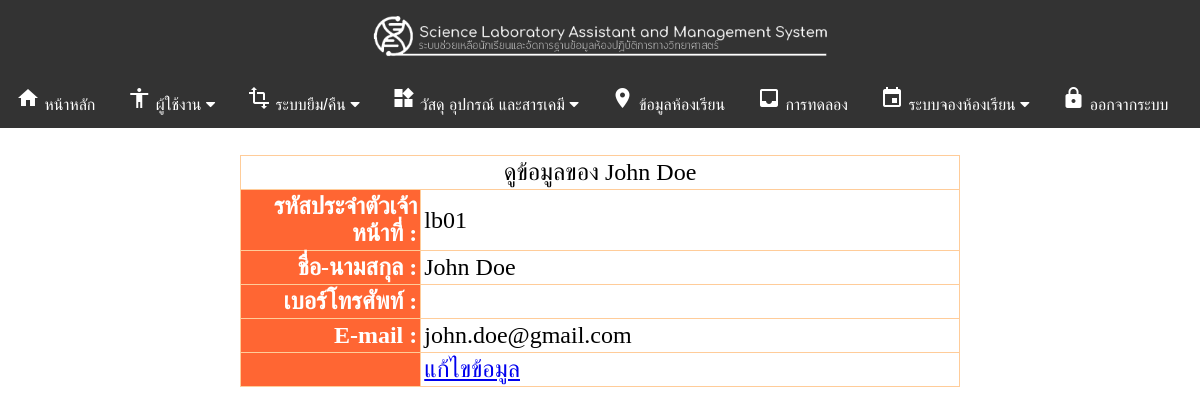
Screenshot of /lab/admin/add_officer.php?id=lb01&act=view (signed in) with the database file from the repository.
### tables this page shows
CREATE TABLE `labboy` (
  `lb_id` varchar(6) NOT NULL,
  `lb_pass` varchar(20) DEFAULT NULL,
  `lb_name` varchar(50) NOT NULL,
  `lb_mobile` varchar(10) DEFAULT NULL,
  `lb_email` varchar(60) DEFAULT NULL,
  `lb_path` text
);

### lab/admin/add_officer.php (the view, shortened to what this page needs)
<? include "../conn_db.php";
include "header.php";
$sql1="SELECT * FROM labboy WHERE lb_id = '$_GET[id]'";
$query1=mysql_query($sql1);
$data=mysql_fetch_assoc($query1);
$id=$_GET[id];
?>
<?
if ($_GET[act]=="edit") {
	if ($_POST['submit']) {
	if ($_POST[pass1]==$data[lb_pass]) {
		$sql="UPDATE labboy SET \n";
		$sql.="lb_id = '$_POST[lb_id]' ,";
		$sql.="lb_pass = '$_POST[pass2]' ,";
		$sql.="lb_name = '$_POST[lb_name]' ,";
		$sql.="lb_mobile = '$_POST[lb_mobile]' ,";
		$sql.="lb_email = '$_POST[lb_email]' ";
		$sql.="WHERE lb_id='$_GET[id]' ";
		$query=mysql_query($sql);
	}else{
	?> <script>alert ("Wrong Password");</script>
	<?
	}
	}
	?>
	<br>
	<form name="form_insert" id="form_insert" action="" method="post" enctype="multipart/form-data">
<table align="center" width="60%" border="0" cellpadding="3" cellspacing="1" class="form_table">
<tr>
	<td colspan="2" align="center">
    แก้ไขข้อมูลเจ้าหน้าที่และครูผู้สอน
    </td>
</tr>
<tr align="left">
	<th width="25%" align="right">รหัสประจำตัวเจ้าหน้าที่ :</th>
	<td ><input name="lb_id" type="text" required class="input" value="<?=$data[lb_id]?>" id="lb_id" style="width:200px;"></td>
</tr>
<tr>
	<th align="right">ชื่อ-นามสกุล :</th>
	<td align="left"><input name="lb_name" type="text" required class="input" value="<?=$data[lb_name]?>" id="lb_name" style="width:350px;" ></td>
</tr>
<tr>
	<th align="right">เบอร์โทรศัพท์ :</th>
	<td align="left"><input name="lb_mobile" type="text" required class="input" id="lb_mobile" style="width:200px;" value= <?=$data[lb_mobile]?>></td>
</tr>
<tr>
	<th align="right">E-mail :</th>
	<td align="left"><input name="lb_email" type="text" required class="input" id="lb_email" style="width:300px;" value="<?=$data[lb_email]?>"></td>
</tr>
<tr>
	<th align="right"> Password เดิม :</th>
	<td align="left"><input name="pass1" type="password" required class="input" id="pass1" style="width:200px;" value="<?=$data[lb_pass]?>"></td>
</tr>
<tr>
	<th align="right" valign="top">Password ใหม่:</th>
	<td align="left"><input name="pass2" type="password" required class="input" id="pass2" style="width:200px;" ></td>
</tr>
<tr>
	<th>&nbsp;</th>
	<td><input name="submit" type="submit" id="submit" value="Submit">
	</td>
</tr>
</table>
</form>
<?
} else if ($_GET[act]=="view") {
	?> <script>alert ("Wrong Password");</script>
	<br>
	<form name="form_insert" id="form_insert" action="" method="post" enctype="multipart/form-data">
<table align="center" width="60%" border="0" cellpadding="3" cellspacing="1" class="form_table">
<tr>
	<td colspan="2" align="center">
    ดูข้อมูลของ <?=$data[lb_name]?>
    </td>
</tr>
<tr align="left">
	<th width="25%" align="right">รหัสประจำตัวเจ้าหน้าที่ :</th>
	<td ><?=$data[lb_id]?></td>
</tr>
<tr>
	<th align="right">ชื่อ-นามสกุล :</th>
	<td align="left"><?=$data[lb_name]?></td>
</tr>
<tr>
	<th align="right">เบอร์โทรศัพท์ :</th>
	<td align="left"><?=$data[lb_mobile]?></td>
</tr>
<tr>
	<th align="right">E-mail :</th>
	<td align="left"><?=$data[lb_email]?></td>
</tr>
<tr>
	<th>&nbsp;</th>
	<td><a href="add_officer.php?id=<?=$id?>&act=edit">แก้ไขข้อมูล</a>
	</td>
</tr>
</table>
</form>
<?
}
?>
</body>
</html>

### lab/admin/css/table.css (style rules this page uses)
.form_table { BACKGROUND-COLOR: #FFCC99 }
.form_table TH { BACKGROUND-COLOR: #FF6633; COLOR: #ffffff }
.form_table TD { BACKGROUND-COLOR: #ffffff }

### lab/admin/css/menu.css (style rules this page uses)
body { font-family:Circular; font-size:24px; }

### rows the page displays
labboy: lb_name "John Doe", lb_id "lb01", lb_email "john.doe@gmail.com"
